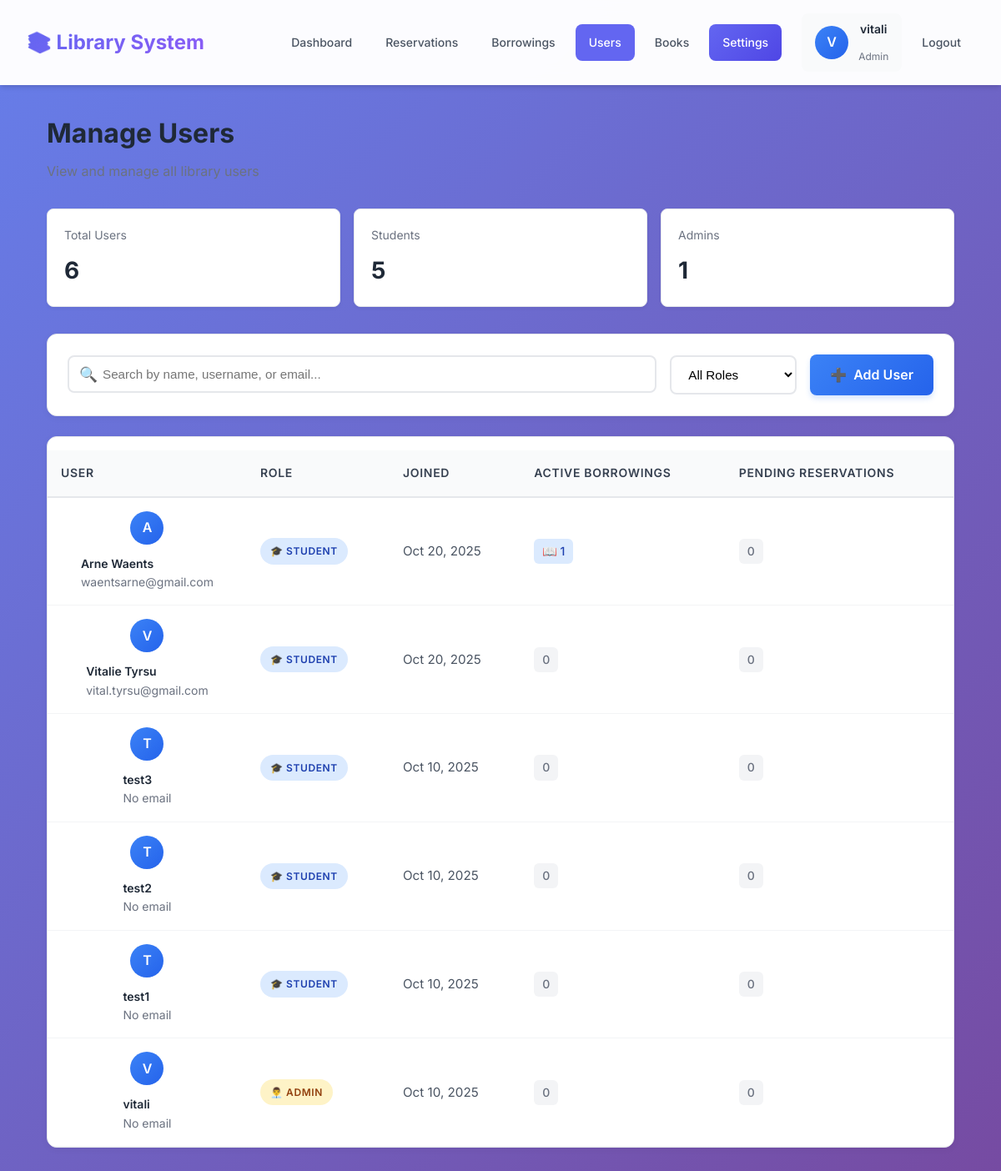
Page /admin-dashboard/users/ (signed in) on the committed database.
### library/models.py (models this page shows, shortened)
class User(AbstractUser):
    ROLE_CHOICES = (
        ('student', 'Student'),
        ('teacher', 'Teacher'),
        ('admin', 'Admin'),
    )
    role = models.CharField(max_length=7, choices=ROLE_CHOICES, default='student')
    objects = UserManager()
    class Meta:
        db_table = 'users'

### library/views.py (the view, shortened to what this page needs)
# urls.py: path('admin-dashboard/users/', views.admin_users, name='admin_users'),
@login_required(login_url='student_login')
def admin_users(request):
    if not request.user.is_staff:
        messages.error(request, 'You do not have permission to access this page.')
        return redirect('book_catalog')
    users_list = User.objects.all().order_by('-date_joined')
    search_query = request.GET.get('search', '')
    role_filter = request.GET.get('role', '')
    if role_filter == 'admin':
        users_list = users_list.filter(is_staff=True)
    elif role_filter == 'student':
        users_list = users_list.filter(is_staff=False)
    users_list = users_list.annotate(
        active_borrowings_count=Count('borrowing', filter=Q(borrowing__status='active'), distinct=True),
        pending_reservations_count=Count('reservation', filter=Q(reservation__status__in=['pending', 'assigned']), distinct=True)
    )
    paginator = Paginator(users_list, 20)  # 20 users per page
    page = request.GET.get('page', 1)
    try:
        users = paginator.page(page)
    except PageNotAnInteger:
        users = paginator.page(1)
    except EmptyPage:
        users = paginator.page(paginator.num_pages)
    context = {
        'users': users,
        'search_query': search_query,
        'role_filter': role_filter,
        'total_users': User.objects.count(),
        'total_students': User.objects.filter(is_staff=False).count(),
        'total_admins': User.objects.filter(is_staff=True).count(),
    }
    return render(request, 'library/admin_users.html', context)

### library/templates/library/admin_users.html (shortened to what this page needs)
{% extends 'library/base.html' %}
{% block content %}
<div class="users-container">
    <div class="page-header">
        <h1 class="page-title">Manage Users</h1>
        <p class="page-subtitle">View and manage all library users</p>
    </div>
    <div class="stats-row">
        <div class="stat-box">
            <div class="stat-box-label">Total Users</div>
            <div class="stat-box-value">{{ total_users }}</div>
        </div>
        <div class="stat-box">
            <div class="stat-box-label">Students</div>
            <div class="stat-box-value">{{ total_students }}</div>
        </div>
        <div class="stat-box">
            <div class="stat-box-label">Admins</div>
            <div class="stat-box-value">{{ total_admins }}</div>
        </div>
    </div>
    <div class="controls-bar">
        <form method="GET" class="search-filter-group">
            <div class="search-box">
                <span class="search-icon">🔍</span>
                <input
                    type="text"
                    name="search"
                    class="search-input"
                    placeholder="Search by name, username, or email..."
                    value="{{ search_query }}"
                >
            </div>
            <select name="role" class="filter-select" onchange="this.form.submit()">
                <option value="">All Roles</option>
            </select>
        </form>
        <a href="/admin/library/user/add/" class="add-user-btn">
            <span>➕</span>
            <span>Add User</span>
        </a>
    </div>
    <div class="users-table-container">
        {% if users %}
            <table class="users-table">
                <thead>
                    <tr>
                        <th>User</th>
                        <th>Role</th>
                        <th>Joined</th>
                        <th>Active Borrowings</th>
                        <th>Pending Reservations</th>
                    </tr>
                </thead>
                <tbody>
                    {% for user in users %}
                        <tr class="user-row" data-user-url="{% url 'admin_user_detail' user.id %}">
                            <td>
                                <div class="user-info">
                                    <div class="user-avatar">
                                        {{ user.username|slice:":1"|upper }}
                                    </div>
                                    <div class="user-details">
                                        <span class="user-name">
                                            {% if user.first_name or user.last_name %}
                                                {{ user.first_name }} {{ user.last_name }}
                                            {% else %}
                                                {{ user.username }}
                                            {% endif %}
                                        </span>
                                        <span class="user-email">{{ user.email|default:"No email" }}</span>
                                    </div>
                                </div>
                            </td>
                            <td>
                                {% if user.role == 'admin' %}
                                    <span class="role-badge admin">👨‍💼 Admin</span>
                                {% elif user.role == 'teacher' %}
                                    <span class="role-badge teacher">👨‍🏫 Teacher</span>
                                {% else %}
                                    <span class="role-badge student">🎓 Student</span>
                                {% endif %}
                            </td>
                            <td>{{ user.date_joined|date:"M d, Y" }}</td>
                            <td>
                                {% if user.active_borrowings_count > 0 %}
                                    <span class="stats-badge borrowings">
                                        📖 {{ user.active_borrowings_count }}
                                    </span>
                                {% else %}
                                    <span class="stats-badge zero">0</span>
                                {% endif %}
                            </td>
                            <td>
                                {% if user.pending_reservations_count > 0 %}
                                    <span class="stats-badge reservations">
                                        🎫 {{ user.pending_reservations_count }}
                                    </span>
                                {% else %}
                                    <span class="stats-badge zero">0</span>
                                {% endif %}
                            </td>
                        </tr>
                    {% endfor %}
                </tbody>
            </table>
        {% else %}
            <div class="empty-state">
                <div class="empty-icon">👥</div>
                <div class="empty-title">No users found</div>
                <p>{% if search_query %}Try adjusting your search criteria{% else %}No users in the system yet{% endif %}</p>
            </div>
        {% endif %}
    </div>
</div>
{% endblock %}

### library/templates/library/base.html (shortened to what this page needs)
<!DOCTYPE html>
<html lang="en">
<head>
</head>
<body>
    {% if user.is_authenticated %}
    <nav class="navbar">
        <div class="navbar-container">
            <a href="{% url 'book_catalog' %}" class="navbar-brand">
                <h1>📚 Library System</h1>
            </a>
            <nav class="nav-menu" id="navMenu">
                {% if user.is_staff %}
                    <a href="{% url 'admin_dashboard' %}" class="nav-link {% if request.resolver_match.url_name == 'admin_dashboard' %}active{% endif %}">
                        <span>Dashboard</span>
                    </a>
                    <a href="{% url 'admin_reservations' %}" class="nav-link {% if request.resolver_match.url_name == 'admin_reservations' %}active{% endif %}">
                        <span>Reservations</span>
                    </a>
                    <a href="{% url 'admin_borrowings' %}" class="nav-link {% if request.resolver_match.url_name == 'admin_borrowings' %}active{% endif %}">
                        <span>Borrowings</span>
                    </a>
                    <a href="{% url 'admin_users' %}" class="nav-link {% if request.resolver_match.url_name in 'admin_users,admin_user_detail' %}active{% endif %}">
                        <span>Users</span>
                    </a>
                    <a href="{% url 'book_catalog' %}" class="nav-link {% if request.resolver_match.url_name == 'book_catalog' %}active{% endif %}">
                        <span>Books</span>
                    </a>
                    <a href="/admin/" class="nav-link" style="background: linear-gradient(135deg, #6366f1 0%, #4f46e5 100%); color: white;" title="Book Management & System Settings">
                        <span>Settings</span>
                    </a>
                {% endif %}
                <div class="user-menu">
                    <div class="user-avatar">{{ user.username|slice:":1"|upper }}</div>
                    <div class="user-info">
                        <div class="user-name">{{ user.username }}</div>
                        <div class="user-role">{% if user.is_staff %}Admin{% else %}{{ user.role }}{% endif %}</div>
                    </div>
                </div>
                <a href="{% url 'student_logout' %}" class="nav-link nav-link-logout">
                    <span>Logout</span>
                </a>
            </nav>
        </div>
    </nav>
    {% endif %}
    <div class="container">
        <div id="pageContent" style="animation: fadeIn 0.3s ease;">
        {% block content %}
        {% endblock %}
        </div>
    </div>
</body>
</html>

### library/templates/library/base.html (style rules this page uses)
:root { --primary: #6366f1; --primary-dark: #4f46e5; --primary-light: #818cf8; --secondary: #8b5cf6; --success: #10b981; --danger: #ef4444; --warning: #f59e0b; --info: #3b82f6; --gray-50: #f9fafb; --gray-100: #f3f4f6; --gray-200: #e5e7eb; --gray-300: #d1d5db; --gray-400: #9ca3af; --gray-500: #6b7280; --gray-600: #4b5563; --gray-700: #374151; --gray-800: #1f2937; --gray-900: #111827; --shadow-sm: 0 1px 2px 0 rgba(0, 0, 0, 0.05); --shadow: 0 1px 3px 0 rgba(0, 0, 0, 0.1), 0 1px 2px 0 rgba(0, 0, 0, 0.06); --shadow-md: 0 4px 6px -1px rgba(0, 0, 0, 0.1), 0 2px 4px -1px rgba(0, 0, 0, 0.06); --shadow-lg: 0 10px 15px -3px rgba(0, 0, 0, 0.1), 0 4px 6px -2px rgba(0, 0, 0, 0.05); --shadow-xl: 0 20px 25px -5px rgba(0, 0, 0, 0.1), 0 10px 10px -5px rgba(0, 0, 0, 0.04); }
* { margin: 0; padding: 0; box-sizing: border-box; }
html, body { overflow-x: hidden; max-width: 100%; }
body { font-family: 'Inter', -apple-system, BlinkMacSystemFont, 'Segoe UI', Roboto, Oxygen, Ubuntu, Cantarell, sans-serif; background: linear-gradient(135deg, #667eea 0%, #764ba2 100%); min-height: 100vh; color: var(--gray-800); line-height: 1.6; }
.navbar { background: rgba(255, 255, 255, 0.98); backdrop-filter: blur(10px); padding: 1rem 0; box-shadow: var(--shadow-md); position: sticky; top: 0; z-index: 1000; }
.navbar-container { max-width: 1280px; margin: 0 auto; padding: 0 2rem; display: flex; justify-content: space-between; align-items: center; position: relative; }
.navbar-brand { display: flex; align-items: center; gap: 0.5rem; text-decoration: none; z-index: 1001; }
.navbar-brand h1 { background: linear-gradient(135deg, var(--primary), var(--secondary)); -webkit-background-clip: text; -webkit-text-fill-color: transparent; background-clip: text; font-size: 1.5rem; font-weight: 700; }
.nav-menu { display: flex; gap: 0.5rem; align-items: center; }
.nav-link { color: var(--gray-600); text-decoration: none; padding: 0.625rem 1rem; border-radius: 0.5rem; transition: all 0.2s; font-weight: 500; font-size: 0.875rem; display: flex; align-items: center; gap: 0.5rem; min-height: 44px; }
.nav-link.active { background: var(--primary); color: white; }
.user-menu { display: flex; align-items: center; gap: 0.75rem; padding: 0.5rem 1rem; background: var(--gray-50); border-radius: 0.5rem; margin-left: 1rem; }
.user-avatar { width: 32px; height: 32px; border-radius: 50%; background: linear-gradient(135deg, var(--primary), var(--secondary)); display: flex; align-items: center; justify-content: center; color: white; font-weight: 600; font-size: 0.875rem; }
.user-info { display: flex; flex-direction: column; align-items: flex-start; }
.user-name { color: var(--gray-900); font-weight: 600; font-size: 0.875rem; }
.user-role { color: var(--gray-500); font-size: 0.75rem; text-transform: capitalize; }
.container { max-width: 1280px; margin: 2rem auto; padding: 0 2rem; }
table { width: 100%; border-collapse: separate; border-spacing: 0; margin-top: 1rem; }
th, td { padding: 1rem 0.75rem; text-align: left; }
th { background: var(--gray-50); font-weight: 600; color: var(--gray-700); font-size: 0.875rem; text-transform: uppercase; letter-spacing: 0.05em; border-bottom: 2px solid var(--gray-200); }
td { border-bottom: 1px solid var(--gray-100); }
tr:last-child td { border-bottom: none; }

### rows in the picture
User: username "V", username "vitali", email "No email", role "👨‍💼 ADMIN", date_joined "Oct 10, 2025"
User: username "A", first_name "Arne", last_name "Waents", email "waentsarne@gmail.com", role "🎓 STUDENT", date_joined "Oct 20, 2025", active_borrowings_count "1"
User: username "V", first_name "Vitalie", last_name "Tyrsu", email "vital.tyrsu@gmail.com", role "🎓 STUDENT", date_joined "Oct 20, 2025"
User: username "T", username "test3", email "No email", role "🎓 STUDENT", date_joined "Oct 10, 2025"
User: username "T", username "test2", email "No email", role "🎓 STUDENT", date_joined "Oct 10, 2025"
User: username "T", first_name "test1", email "No email", role "🎓 STUDENT", date_joined "Oct 10, 2025"

### other values in the picture
{{ total_users }} "6"
{{ total_students }} "5"
{{ total_admins }} "1"
